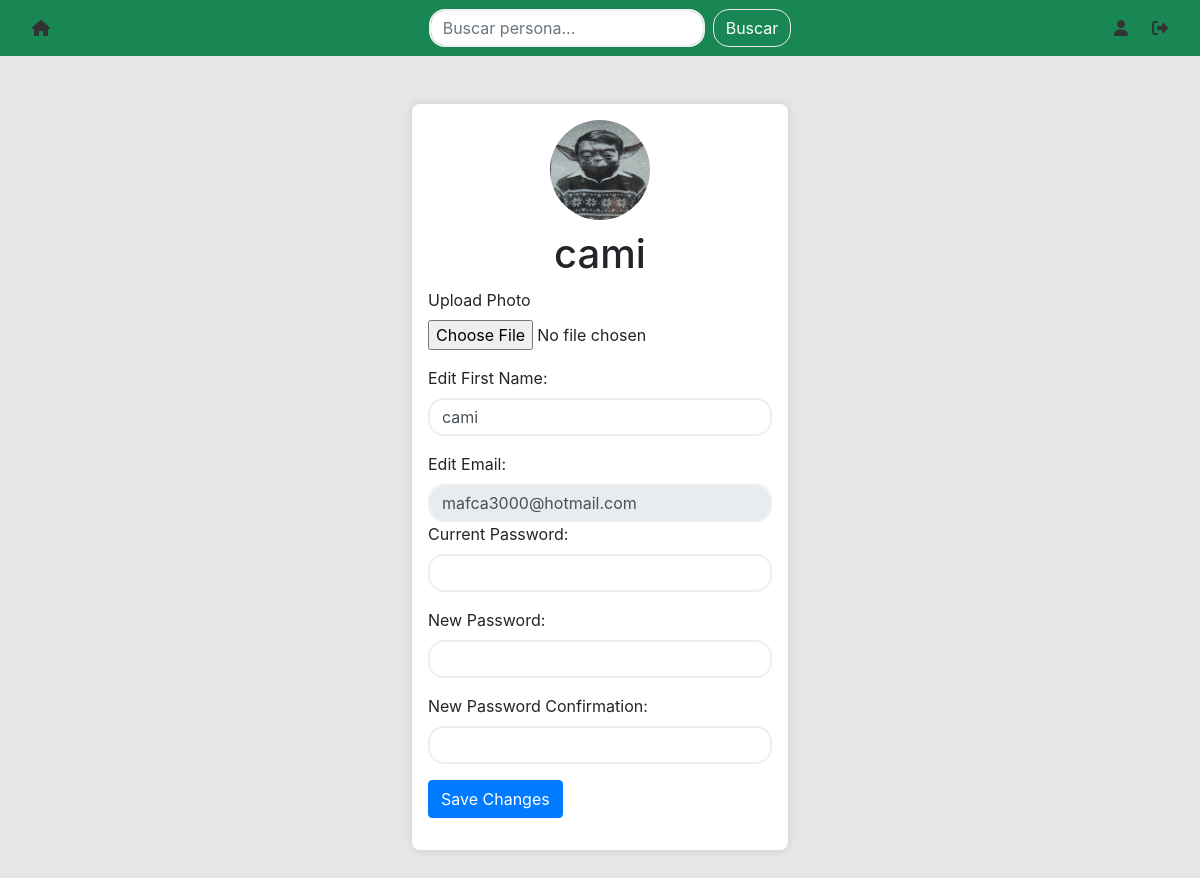
/edit_profile (signed in), run on the app's committed database.
### website/models.py (models this page shows)
class User(db.Model, UserMixin):
    id = db.Column(db.Integer, primary_key=True)
    email = db.Column(db.String(150), unique=True)
    password = db.Column(db.String(150))
    first_name = db.Column(db.String(150))
    notes = db.relationship('Note')
    books = db.relationship('Book', secondary='list')
    reviews = db.relationship('Review')
    photo_path = db.Column(db.String(255))

### website/views.py (the view, shortened to what this page needs)
@views.route('/edit_profile', methods=['GET', 'POST'])
@login_required
def edit_profile():
    return render_template("edit_profile.html", user=current_user)

### website/__init__.py (called while the page is built)
def create_app():
    app = Flask(__name__)
    app.config['SECRET_KEY'] = 'hjshjhdjah kjshkjdhjs'
    app.config['SQLALCHEMY_DATABASE_URI'] = f'sqlite:///{DB_NAME}'
    app.config['UPLOAD_FOLDER'] = './website/static/uploads'
    app.config['ALLOWED_EXTENSIONS'] = {'png', 'jpg', 'jpeg'}
    if not os.path.exists(app.config['UPLOAD_FOLDER']):
        os.makedirs(app.config['UPLOAD_FOLDER'])
    db.init_app(app)
    from .views import views
    from .auth import auth
    app.register_blueprint(views, url_prefix='/')
    app.register_blueprint(auth, url_prefix='/')
    from .models import User, Note
    with app.app_context():
        db.create_all()
    login_manager = LoginManager()
    login_manager.login_view = 'auth.login'
    login_manager.init_app(app)
    @login_manager.user_loader
    def load_user(id):
        return User.query.get(int(id))
    return app

### website/templates/edit_profile.html (shortened to what this page needs)
{% extends "base.html" %}
{% block content %}
<div class="container d-flex justify-content-center align-items-center mt-5 mb-5">
    <div class="profile-container bg-white p-3">
        <div class="profile-header text-center">
            <img src="{{ url_for('static', filename=user.photo_path) }}" alt="User Image" class="user-image img-fluid">
            <div>
                <h1 class="profile-title">{{ user.first_name }}</h1>
            </div>
        </div>
        <div class="profile-info">
            <form action="{{ url_for('auth.profile') }}" method="post" enctype="multipart/form-data">
                <div class="form-group">
                    <label for="picture">Upload Photo</label>
                    <br />
                    <input type="file" id="picture" name="picture">
                </div>
                <div class="form-group">
                    <label for="new_first_name">Edit First Name:</label>
                    <input type="text" class="form-control" id="new_first_name" name="new_first_name" value="{{ user.first_name }}">
                </div>
                <div class="form-group">
                    <label for="new_email" disabled>Edit Email:</label>
                    <input type="email" class="form-control" id="new_email" name="new_email" value="{{ user.email }}" disabled>
                <div class="form-group">
                    <label for="current_password">Current Password:</label>
                    <input type="password" class="form-control" id="current_password" name="current_password" >
                </div>
                <div class="form-group">
                    <label for="new_password">New Password:</label>
                    <input type="password" class="form-control" id="new_password" name="new_password" >
                </div>
                <div class="form-group">
                    <label for="new_password_confirmation">New Password Confirmation:</label>
                    <input type="password" class="form-control" id="new_password_confirmation" name="new_password_confirmation" >
                </div>
                <button type="submit" class="btn btn-primary">Save Changes</button>
            </form>
        </div>
    </div>
</div>
{% endblock %}

### website/templates/base.html (style rules this page uses)
.form-control { border: 2px solid #efefef; border-radius: 16px; margin-right: 8px; }

### website/templates/edit_profile.html (style rules this page uses)
.profile-container { max-width: 600px; box-shadow: 0 0 10px rgba(0,0,0,0.1); border-radius: 8px; }
.profile-title { margin-bottom: 10px; }
.user-image { width: 100px; height: 100px; border-radius: 50%; margin-bottom: 10px; }

### data on the page
User: photo_path (picture), first_name "cami", new_first_name "cami", new_email "mafca3000@hotmail.com"
